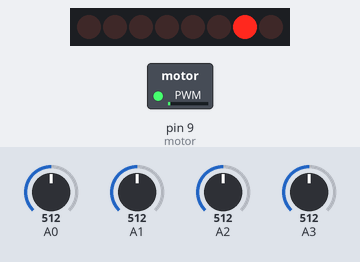
A sketch run on a simulated Arduino Uno, built with avr-gcc and run on an emulated ATmega328P. Shown: 8 shift-register outputs drawn as a row of LEDs (first output left, lit = HIGH), switched loads named in the sketch (green lamp = pin HIGH). Wiring (inferred from the names in the program): shift register (74HC595): data pin 4; shift clock pin 3; latch pin 7. Wiring (inferred from the signals the program sends): row of LEDs: on Q0, Q1, Q2, Q3, Q4, Q5, Q6, Q7. The test bench sets the inputs (shaded band); at power-on: A0 = 512, A1 = 512, A2 = 512, A3 = 512. Pins used as bus, display or sensor lines are not drawn.

Above: at 0.1 s.
At 6.1 s:
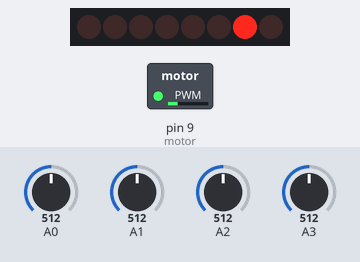
At 12.6 s:
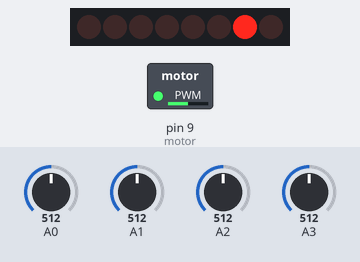
At 18.6 s:
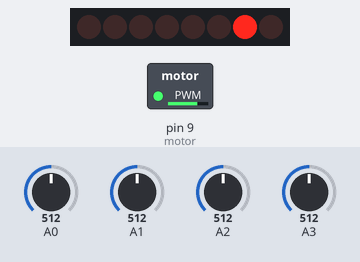
At 25.1 s:
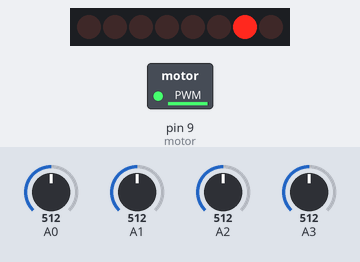
Timing chart, 0 to 40.0 s (numbered marks = the images above):
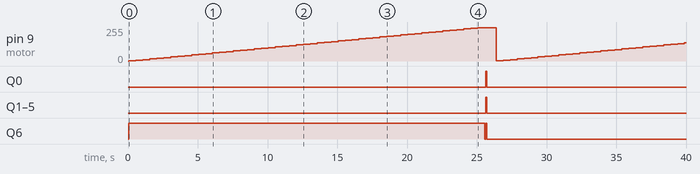

Measured:
- by itself, pin 9 (motor): 0/255 → 1/255 at 0.06 s, → 6/255 0.50 s later, → 11/255 0.50 s later, → 16/255 0.50 s later, … (79 changes in this stretch)
- by itself, Q0: LOW → HIGH at 25.6 s, → LOW 0.06 s later
- by itself, Q1–5: LOW → HIGH at 25.7 s, → LOW 0.04 s later
- by itself, Q6: LOW → HIGH at 0.06 s, → LOW 25.5 s later, → HIGH 0.10 s later, → LOW 0.04 s later

The sketch:

main.ino
```cpp
#define PIN_SCE   7
#define PIN_RESET 6
#define PIN_DC    5
#define PIN_SDIN  4
#define PIN_SCLK  3

#define LCD_C     LOW
#define LCD_D     HIGH

#define LCD_X     84
#define LCD_Y     48

static const byte ASCII[][5] =
{
 {0x00, 0x00, 0x00, 0x00, 0x00} // 20
,{0x00, 0x00, 0x5f, 0x00, 0x00} // 21 !
,{0x00, 0x07, 0x00, 0x07, 0x00} // 22 "
,{0x14, 0x7f, 0x14, 0x7f, 0x14} // 23 #
,{0x24, 0x2a, 0x7f, 0x2a, 0x12} // 24 $
,{0x23, 0x13, 0x08, 0x64, 0x62} // 25 %
,{0x36, 0x49, 0x55, 0x22, 0x50} // 26 &
,{0x00, 0x05, 0x03, 0x00, 0x00} // 27 '
,{0x00, 0x1c, 0x22, 0x41, 0x00} // 28 (
,{0x00, 0x41, 0x22, 0x1c, 0x00} // 29 )
,{0x14, 0x08, 0x3e, 0x08, 0x14} // 2a *
,{0x08, 0x08, 0x3e, 0x08, 0x08} // 2b +
,{0x00, 0x50, 0x30, 0x00, 0x00} // 2c ,
,{0x08, 0x08, 0x08, 0x08, 0x08} // 2d -
,{0x00, 0x60, 0x60, 0x00, 0x00} // 2e .
,{0x20, 0x10, 0x08, 0x04, 0x02} // 2f /
,{0x3e, 0x51, 0x49, 0x45, 0x3e} // 30 0
,{0x00, 0x42, 0x7f, 0x40, 0x00} // 31 1
,{0x42, 0x61, 0x51, 0x49, 0x46} // 32 2
,{0x21, 0x41, 0x45, 0x4b, 0x31} // 33 3
,{0x18, 0x14, 0x12, 0x7f, 0x10} // 34 4
,{0x27, 0x45, 0x45, 0x45, 0x39} // 35 5
,{0x3c, 0x4a, 0x49, 0x49, 0x30} // 36 6
,{0x01, 0x71, 0x09, 0x05, 0x03} // 37 7
,{0x36, 0x49, 0x49, 0x49, 0x36} // 38 8
,{0x06, 0x49, 0x49, 0x29, 0x1e} // 39 9
,{0x00, 0x36, 0x36, 0x00, 0x00} // 3a :
,{0x00, 0x56, 0x36, 0x00, 0x00} // 3b ;
,{0x08, 0x14, 0x22, 0x41, 0x00} // 3c <
,{0x14, 0x14, 0x14, 0x14, 0x14} // 3d =
,{0x00, 0x41, 0x22, 0x14, 0x08} // 3e >
,{0x02, 0x01, 0x51, 0x09, 0x06} // 3f ?
,{0x32, 0x49, 0x79, 0x41, 0x3e} // 40 @
,{0x7e, 0x11, 0x11, 0x11, 0x7e} // 41 A
,{0x7f, 0x49, 0x49, 0x49, 0x36} // 42 B
,{0x3e, 0x41, 0x41, 0x41, 0x22} // 43 C
,{0x7f, 0x41, 0x41, 0x22, 0x1c} // 44 D
,{0x7f, 0x49, 0x49, 0x49, 0x41} // 45 E
,{0x7f, 0x09, 0x09, 0x09, 0x01} // 46 F
,{0x3e, 0x41, 0x49, 0x49, 0x7a} // 47 G
,{0x7f, 0x08, 0x08, 0x08, 0x7f} // 48 H
,{0x00, 0x41, 0x7f, 0x41, 0x00} // 49 I
,{0x20, 0x40, 0x41, 0x3f, 0x01} // 4a J
,{0x7f, 0x08, 0x14, 0x22, 0x41} // 4b K
,{0x7f, 0x40, 0x40, 0x40, 0x40} // 4c L
,{0x7f, 0x02, 0x0c, 0x02, 0x7f} // 4d M
,{0x7f, 0x04, 0x08, 0x10, 0x7f} // 4e N
,{0x3e, 0x41, 0x41, 0x41, 0x3e} // 4f O
,{0x7f, 0x09, 0x09, 0x09, 0x06} // 50 P
,{0x3e, 0x41, 0x51, 0x21, 0x5e} // 51 Q
,{0x7f, 0x09, 0x19, 0x29, 0x46} // 52 R
,{0x46, 0x49, 0x49, 0x49, 0x31} // 53 S
,{0x01, 0x01, 0x7f, 0x01, 0x01} // 54 T
,{0x3f, 0x40, 0x40, 0x40, 0x3f} // 55 U
,{0x1f, 0x20, 0x40, 0x20, 0x1f} // 56 V
,{0x3f, 0x40, 0x38, 0x40, 0x3f} // 57 W
,{0x63, 0x14, 0x08, 0x14, 0x63} // 58 X
,{0x07, 0x08, 0x70, 0x08, 0x07} // 59 Y
,{0x61, 0x51, 0x49, 0x45, 0x43} // 5a Z
,{0x00, 0x7f, 0x41, 0x41, 0x00} // 5b [
,{0x02, 0x04, 0x08, 0x10, 0x20} // 5c ¥
,{0x00, 0x41, 0x41, 0x7f, 0x00} // 5d ]
,{0x04, 0x02, 0x01, 0x02, 0x04} // 5e ^
,{0x40, 0x40, 0x40, 0x40, 0x40} // 5f _
,{0x00, 0x01, 0x02, 0x04, 0x00} // 60 `
,{0x20, 0x54, 0x54, 0x54, 0x78} // 61 a
,{0x7f, 0x48, 0x44, 0x44, 0x38} // 62 b
,{0x38, 0x44, 0x44, 0x44, 0x20} // 63 c
,{0x38, 0x44, 0x44, 0x48, 0x7f} // 64 d
,{0x38, 0x54, 0x54, 0x54, 0x18} // 65 e
,{0x08, 0x7e, 0x09, 0x01, 0x02} // 66 f
,{0x0c, 0x52, 0x52, 0x52, 0x3e} // 67 g
,{0x7f, 0x08, 0x04, 0x04, 0x78} // 68 h
,{0x00, 0x44, 0x7d, 0x40, 0x00} // 69 i
,{0x20, 0x40, 0x44, 0x3d, 0x00} // 6a j
,{0x7f, 0x10, 0x28, 0x44, 0x00} // 6b k
,{0x00, 0x41, 0x7f, 0x40, 0x00} // 6c l
,{0x7c, 0x04, 0x18, 0x04, 0x78} // 6d m
,{0x7c, 0x08, 0x04, 0x04, 0x78} // 6e n
,{0x38, 0x44, 0x44, 0x44, 0x38} // 6f o
,{0x7c, 0x14, 0x14, 0x14, 0x08} // 70 p
,{0x08, 0x14, 0x14, 0x18, 0x7c} // 71 q
,{0x7c, 0x08, 0x04, 0x04, 0x08} // 72 r
,{0x48, 0x54, 0x54, 0x54, 0x20} // 73 s
,{0x04, 0x3f, 0x44, 0x40, 0x20} // 74 t
,{0x3c, 0x40, 0x40, 0x20, 0x7c} // 75 u
,{0x1c, 0x20, 0x40, 0x20, 0x1c} // 76 v
,{0x3c, 0x40, 0x30, 0x40, 0x3c} // 77 w
,{0x44, 0x28, 0x10, 0x28, 0x44} // 78 x
,{0x0c, 0x50, 0x50, 0x50, 0x3c} // 79 y
,{0x44, 0x64, 0x54, 0x4c, 0x44} // 7a z
,{0x00, 0x08, 0x36, 0x41, 0x00} // 7b {
,{0x00, 0x00, 0x7f, 0x00, 0x00} // 7c |
,{0x00, 0x41, 0x36, 0x08, 0x00} // 7d }
,{0x10, 0x08, 0x08, 0x10, 0x08} // 7e ←
,{0x78, 0x46, 0x41, 0x46, 0x78} // 7f →
};

void LcdCharacter(char character)
{
  LcdWrite(LCD_D, 0x00);
  for (int index = 0; index < 5; index++)
  {
    LcdWrite(LCD_D, ASCII[character - 0x20][index]);
  }
  LcdWrite(LCD_D, 0x00);
}

void LcdClear(void)
{
  for (int index = 0; index < LCD_X * LCD_Y / 8; index++)
  {
    LcdWrite(LCD_D, 0x00);
  }
  lcd_goto(0, 0); //Place le curseur à (0,0)
}

void lcd_goto(byte x, byte y) {
  LcdWrite(LCD_C, 0x80|x);//colonne
  LcdWrite(LCD_C, 0x40|y);//Ligne
}

void LcdInitialise(void)
{
  pinMode(PIN_SCE, OUTPUT);
  pinMode(PIN_RESET, OUTPUT);
  pinMode(PIN_DC, OUTPUT);
  pinMode(PIN_SDIN, OUTPUT);
  pinMode(PIN_SCLK, OUTPUT);
  digitalWrite(PIN_RESET, LOW);
  digitalWrite(PIN_RESET, HIGH);
  LcdWrite(LCD_C, 0x21 );  // LCD Extended Commands.
  LcdWrite(LCD_C, 0xBF );  // Set LCD Vop (Contrast).
  LcdWrite(LCD_C, 0x04 );  // Set Temp coefficent. //0x04
  LcdWrite(LCD_C, 0x14 );  // LCD bias mode 1:48. //0x13
  LcdWrite(LCD_C, 0x20 );  // LCD Basic Commands
  LcdWrite(LCD_C, 0x0C );  // LCD in normal mode.
}

void LcdString(const char *characters)
{
  while (*characters)
  {
    LcdCharacter(*characters++);
  }
}

void LcdFloat(float value)
{
  // float to string
  String convert;
  convert = String(value);
  //Serial.println(convert);
  for (int i = 0; convert[i]; i++)
  {
    LcdCharacter(convert[i]);
  }
}

void LcdWrite(byte dc, byte data)
{
  digitalWrite(PIN_DC, dc);
  digitalWrite(PIN_SCE, LOW);
  shiftOut(PIN_SDIN, PIN_SCLK, MSBFIRST, data);
  digitalWrite(PIN_SCE, HIGH);
}

void affichage_luminosite(float voltage)
{
  //Serial.println(voltage);
  if (voltage > 4)
  {
    LcdString("Tres lumineux");   // 5-4
  }
  else if (voltage > 2)
  {
    LcdString("Lumineux");        // 4-2
  }
  else if (voltage > 0.1)
  {
    LcdString("Intermediaire");   // 2-0.1
  }
  else if (voltage > 0.03)
  {
    LcdString("Sombre");          // 0.1-0.03
  }
  else
  {
    LcdString("Tres sombre");     // 0.03-0
  }
}

void affichage_humidite(float RhumiditeAir, float temperature)
{
  float a = 0, b = 0, c = 0, d = 0;
  if (-2.5 < temperature - 0 && temperature - 0 < 2.5) {a = 12000000; b = 720000; c = 64000; d = 16000;} else
  if (-2.5 < temperature - 5 && temperature - 5 < 2.5) {a = 9800000; b = 510000; c = 48000; d = 12000;} else
  if (-2.5 < temperature - 10 && temperature - 10 < 2.5) {a = 7200000; b = 386000; c = 38000; d = 10200;} else
  if (-2.5 < temperature - 15 && temperature - 15 < 2.5) {a = 5100000; b = 287000; c = 31000; d = 8100;} else
  if (-2.5 < temperature - 20 && temperature - 20 < 2.5) {a = 3300000; b = 216000; c = 25000; d = 7200;} else
  if (-2.5 < temperature - 25 && temperature - 25 < 2.5) {a = 2500000; b = 166000; c = 20000; d = 5700;} else
  if (-2.5 < temperature - 30 && temperature - 30 < 2.5) {a = 2000000; b = 131000; c = 17000; d = 5000;} else
  if (-2.5 < temperature - 35 && temperature - 35 < 2.5) {a = 1500000; b = 104000; c = 13000; d = 4400;} else
  if (-2.5 < temperature - 40 && temperature - 40 < 2.5) {a = 1100000; b = 80000; c = 11000; d = 4000;} else
  if (-2.5 < temperature - 45 && temperature - 45 < 2.5) {a = 900000; b = 66000; c = 9000; d = 3300;} else
  if (-2.5 < temperature - 50 && temperature - 50 < 2.5) {a = 750000; b = 51000; c = 8000; d = 2900;}

  if(RhumiditeAir < d) {LcdString("Tres humide");} else
  if(RhumiditeAir < c) {LcdString("Humide");} else
  if(RhumiditeAir < b) {LcdString("Normal");} else
  if(RhumiditeAir < a) {LcdString("Sec");}
  else {LcdString("Tres sec");}
}

void setup(void)
{
  Serial.begin(9600);

  LcdInitialise();
  LcdClear();

  pinMode(9, OUTPUT); // motor
}

void loop(void)
{
  // Mesures
  // la diode pour la lumière
  int sensorLuminValue = analogRead(A0);
  // Convert the analog reading (which goes from 0 - 1023) to a voltage (0 - 5V):
  float voltage = (sensorLuminValue * (5.0 / 1023.0));

  // la température
  int sensorTempValue = analogRead(A1);
  // Convert the analog reading (which goes from 0 - 1023) to a voltage (0 - 5V):
  float temperature = (sensorTempValue * (5.0 / 1023.0)) * 20 - 9;
  /*Serial.print("Tension LM335: ");
  Serial.println(temperature);
  Serial.print("Temperature: ");
  Serial.println(temperature);*/

  // humidité de l'air
  int sensorHumAirValue = analogRead(A2);
  // Convert the analog reading (which goes from 0 - 1023) to a voltage (0 - 5V):
  float humiditeAir = (sensorHumAirValue * (5.0 / 1023.0));
  //Serial.println(humiditeAir);
  float RhumiditeAir = (46000 * 5 / humiditeAir) - 46000;
  //Serial.println(RhumiditeAir);

  // humidité de la terre
  int sensorHumSoilValue = analogRead(A3);
  // Convert the analog reading (which goes from 0 - 1023) to a voltage (0 - 5V):
  float humSoil = (sensorHumSoilValue * (5.0 / 1023.0));
  //Serial.println(humSoil);

  // Motor
  int debit = 0;
  if (humSoil < 2.5 || 1) {
    for (int i = 1; i < 255; i += 5) {
      if (i > 255)
        debit = 255;
      else
        debit = i;
      analogWrite(9, debit);
      delay(500);
    }
  } else {
    if (voltage > 4 && temperature > 30) {
      analogWrite(9, 64);
    } else {
      analogWrite(9, 0);
    }
  }

  // Affiche LCD
  LcdClear();
  affichage_luminosite(voltage);
  lcd_goto(0, 1);
  LcdString("Temp: ");
  LcdFloat(temperature);
  LcdString("C");
  lcd_goto(0, 2);
  LcdString("H. air: ");
  affichage_humidite(RhumiditeAir, temperature);
  delay(750);
}
```
